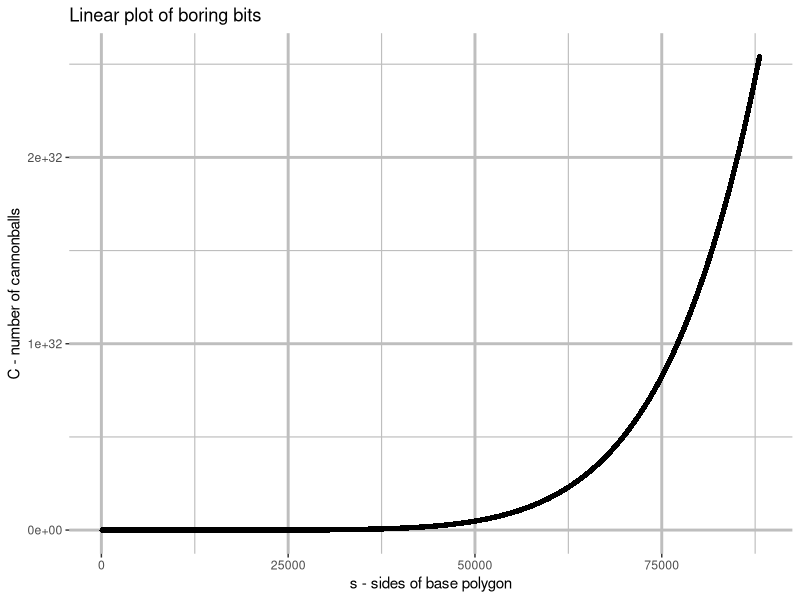
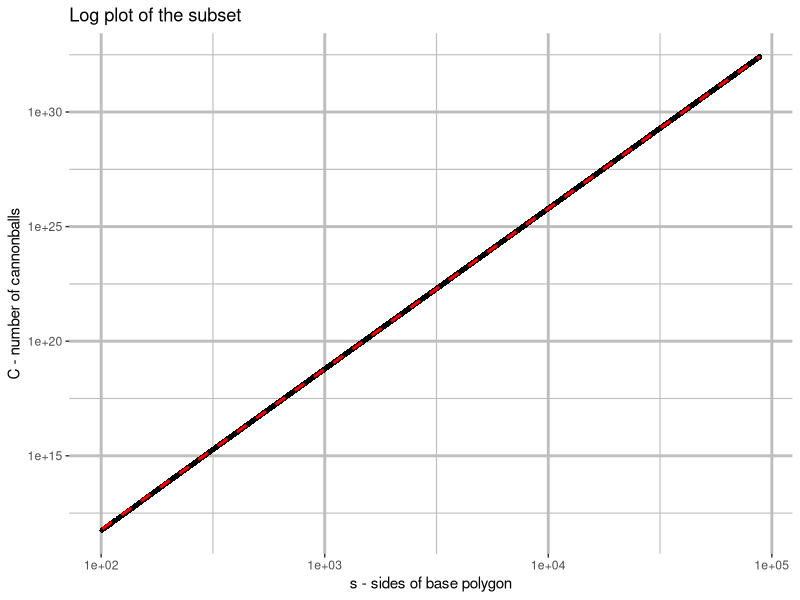
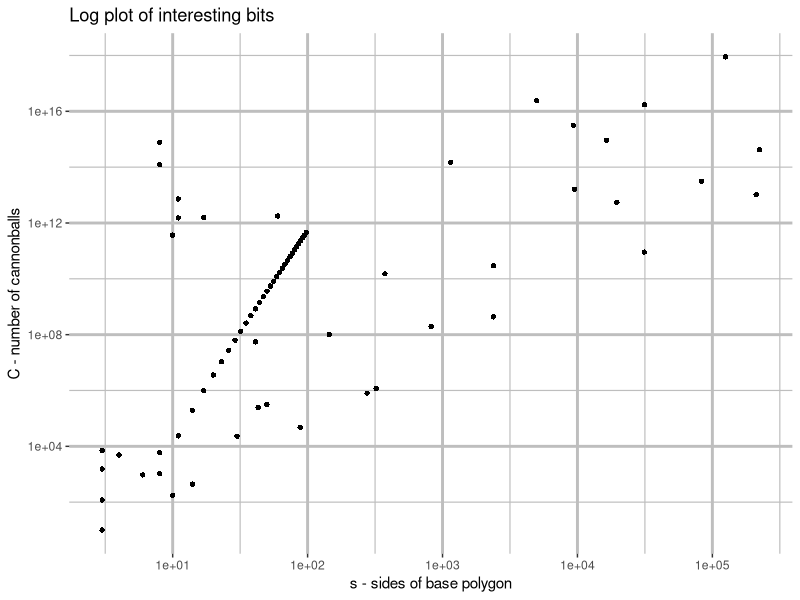
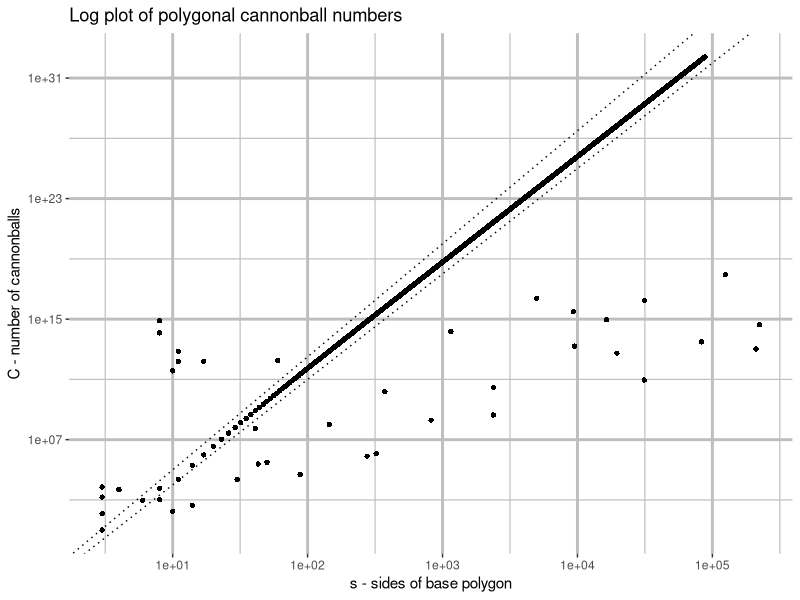
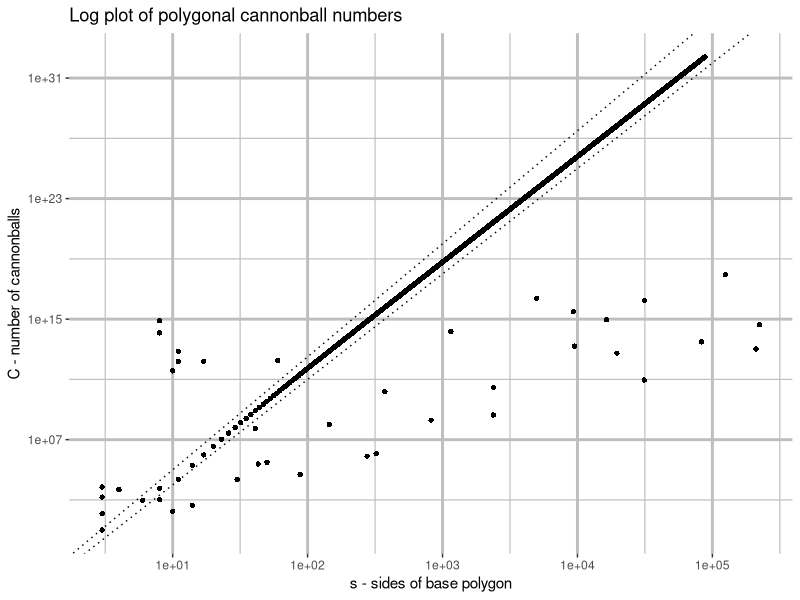
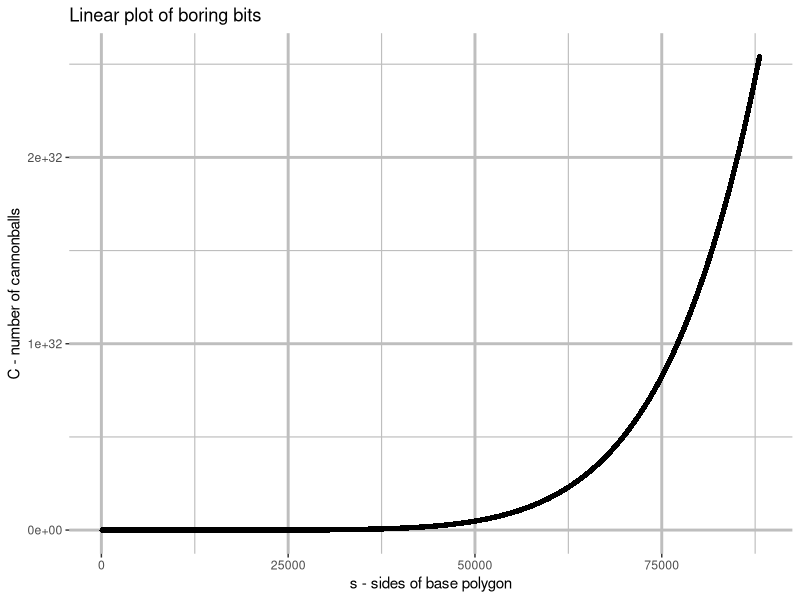
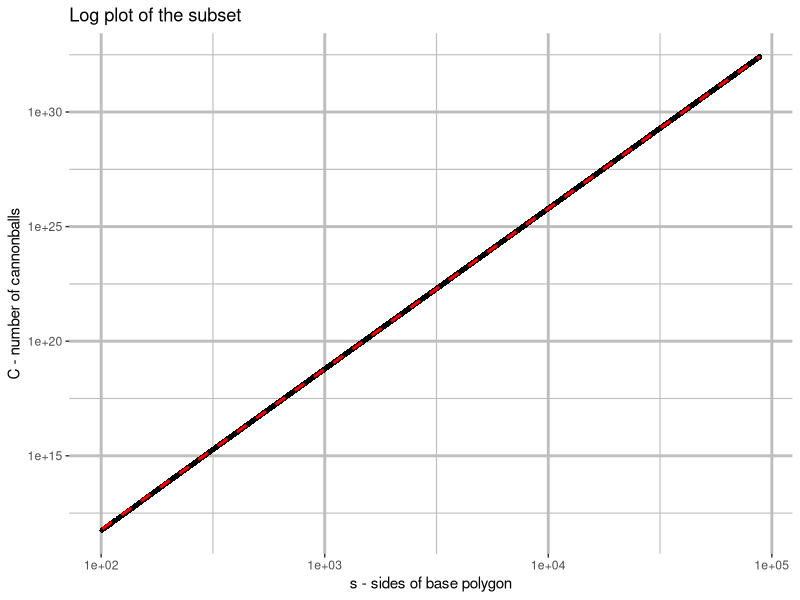
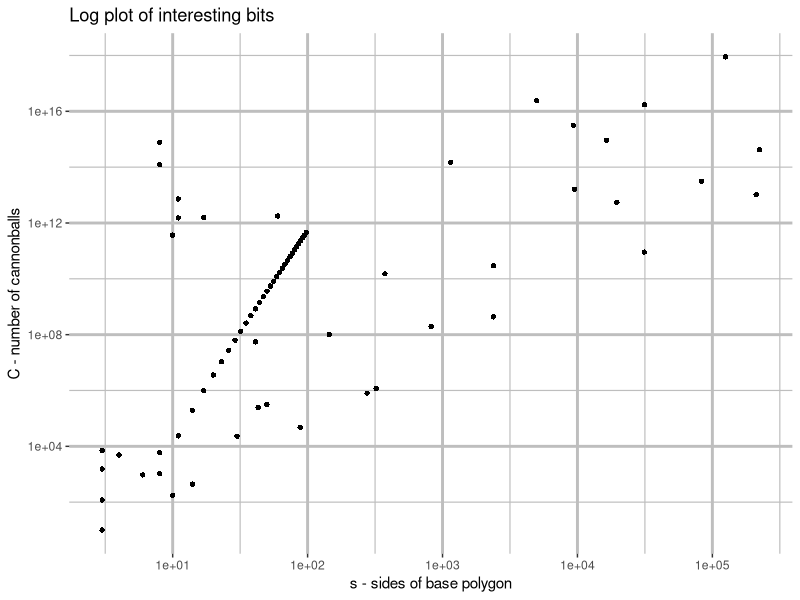

Generate these figures, in order, with R:
library(ggplot2)

pdf(NULL)

interesting_df <- read.table("interesting.tsv")
colnames(interesting_df) <- c("s", "C", "n_P", "n_C")

boring_df <- read.table("boring.tsv")
colnames(boring_df) <- c("s", "C", "n_P", "n_C")

all_df <- read.table("all.tsv")
colnames(all_df) <- c("s", "C", "n_P", "n_C")

model <- lm(log(C) ~ log(s), data=boring_df)
intercept <- coef(summary(model))["(Intercept)", "Estimate"]
grad <- coef(summary(model))["log(s)", "Estimate"]
boring_df$fit <- exp(intercept) * boring_df$s ^ grad
boring_df$err <- abs((boring_df$fit / boring_df$C) - 1)
cat("\\begin{equation*}\n")
cat("C =", exp(intercept), "\\cdot s ^ {", grad, "}\n")
cat("\\qquad \\text{Average percentage error of ",
    100 * mean(boring_df$err), "\\%}")
cat("\\end{equation*}\n")

ggplot(all_df, aes(s, C)) +
    geom_point(shape=16) +
    ggtitle("Log plot of polygonal cannonball numbers") +
    labs(x="s - sides of base polygon", y="C - number of cannonballs") +
    theme(panel.grid.minor = element_line(colour="gray", size=0.4),
          panel.grid.major = element_line(colour="gray", size=1),
          panel.background = element_blank()) +
    scale_x_log10() +
    scale_y_log10() +
    geom_abline(intercept = -3, slope = 7, linetype="dotted") +
    geom_abline(intercept = -2.5, slope = 7.5, linetype="dotted")
ggsave("all_log.png")

ggplot(boring_df, aes(s, C)) +
    geom_point(shape=16) +
    ggtitle("Linear plot of boring bits") +
    labs(x="s - sides of base polygon", y="C - number of cannonballs") +
    theme(panel.grid.minor = element_line(colour="gray", size=0.4),
          panel.grid.major = element_line(colour="gray", size=1),
          panel.background = element_blank())
ggsave("boring_lin.png")

ggplot(boring_df, aes(s, C)) +
    geom_point(shape=16) +
    ggtitle("Log plot of the subset") +
    labs(x="s - sides of base polygon", y="C - number of cannonballs") +
    theme(panel.grid.minor = element_line(colour="gray", size=0.4), panel.grid.major = element_line(colour="gray", size=1),
          panel.background = element_blank()) +
    scale_x_log10() +
    scale_y_log10() +
    geom_smooth(method = "lm", linetype="dashed", color="red")
ggsave("boring_log.png")

ggplot(interesting_df, aes(s, C)) +
    geom_point(shape=16) +
    ggtitle("Log plot of interesting bits") +
    labs(x="s - sides of base polygon", y="C - number of cannonballs") +
    theme(panel.grid.minor = element_line(colour="gray", size=0.4),
          panel.grid.major = element_line(colour="gray", size=1),
          panel.background = element_blank()) +
    scale_x_log10() +
    scale_y_log10()
ggsave("interesting_log.png")
